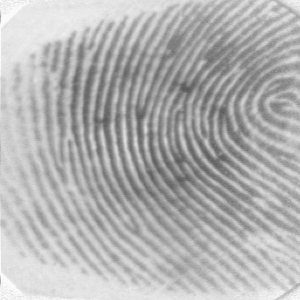
%> input picture MatchTry/101.tif, 300 x 300 px
$ octave feature1.m   (GNU Octave 9; MATLAB toolbox functions it lacks are replaced by stand-ins)
%> lines starting %> are read from the running program, lines starting %| are printed output that depends on the picture; in (x1, y1, x2, y2) boxes, pixels count from 0 and x2, y2 are one past the last pixel; in counts of white or black regions, pixels touching at a corner belong together; the program's own positions count from 1
%> further down, OriFP is the input picture: size 300x300 uint8; min 86, max 250, mean 178.1
### MatchTry/centralizing.m
function [Outputprint,XofCenter,YofCenter] = centralizing(fingerprint,ctrl)
%> called with ctrl = 0


x=[-16:1:16];
y=[-16:1:16];
dimx=size(x,2);
dimy=size(y,2);
% varianza gaussiana, ordine filtro complesso
varianza=sqrt(55);
ordine=1;
gamma=2;
filtro_core=zeros(dimx,dimy);
filtro_delta=zeros(dimx,dimy);
for ii=1:dimx
    for jj=1:dimy
        esponente=exp(-(x(ii)^2+y(jj)^2)/(2*varianza^2));
        % filtro core
        fattore=x(ii)+i*y(jj);
        filtro_core(ii,jj)=esponente*fattore^ordine;
        % filtro delta
        fattore=x(ii)-i*y(jj);
        filtro_delta(ii,jj)=esponente*fattore^ordine;
    end
end
%--------------------------------------------------------------------------

x=[-16:1:16];
y=[-16:1:16];
dimx=size(x,2);
dimy=size(y,2);
varianza=sqrt(1.2);
filtro=zeros(dimx,dimy);
for ii=1:dimx
    for jj=1:dimy
        esponente=exp(-(x(ii)^2+y(jj)^2)/(2*varianza^2));
        filtro(ii,jj)=esponente;
    end
end
% normalization
filtro=filtro/sum(sum(filtro));
%------------------------------------
%------------------------------------
img=fingerprint;
img=double(img);
%--------------------------------------------------------------------------
% complex field at 0 level
[gx,gy]=gradient(img);
num=(gx+i*gy).^2;
den=abs((gx+i*gy).^2);
pos=find(den);
%> pos = 89358 values from 1 to 90000
num(pos)=num(pos)./den(pos);
z=zeros(size(img,1),size(img,2));
z(pos)=num(pos);
pos=find(den==0);
%> pos = 642 values from 432 to 88631
z(pos)=1;
%**********************************
%--------------------------------------------------------------------------

if 1==0
    %-------------------------------------
    % complex field at  level 1
    z1=conv2fft(z,filtro,'same');
    z1=dyaddown(z1,1,'m');
    num=z1;
    den=abs(z1);
    pos=find(den);
    num(pos)=num(pos)./den(pos);
    z1=zeros(size(z1,1),size(z1,2));
    z1(pos)=num(pos);
    pos=find(den==0);
    z1(pos)=1;

    z2=conv2fft(z1,filtro,'same');
    z2=dyaddown(z2,1,'m');
    num=z2;
    den=abs(z2);
    pos=find(den);
    num(pos)=num(pos)./den(pos);
    z2=zeros(size(z2,1),size(z2,2));
    z2(pos)=num(pos);
    pos=find(den==0);
    z2(pos)=1;

    z3=conv2fft(z2,filtro,'same');
    z3=dyaddown(z3,1,'m');
    num=z3;
    den=abs(z3);
    pos=find(den);
    num(pos)=num(pos)./den(pos);
    z3=zeros(size(z3,1),size(z3,2));
    z3(pos)=num(pos);
    pos=find(den==0);
    z3(pos)=1;
    %-------------------------------------

    z_f=conv2fft(z,filtro_core,'same');
    z_f=abs(z_f);
    temp0=z_f;%temp0
    %-------------------
    z_1f=conv2fft(z1,filtro_core,'same');
    z_1f=abs(z_1f);
    temp1=z_1f;%temp1
    %-------------------
    z_2f=conv2fft(z2,filtro_core,'same');
    z_2f=abs(z_2f);
    temp2=z_2f;%temp2
    %---------------------
    z_3f=conv2fft(z3,filtro_core,'same');
    z_3f=abs(z_3f);
    temp3=z_3f;%temp3
    %-------------------------------------------------------------------

    [massimo_vettore,posizione_vettore]=max(temp3);
    [massimo,posizione]=max(massimo_vettore);
    y_max=posizione;
    x_max=posizione_vettore(posizione);
    massimo;

    x0=2*x_max;
    y0=2*y_max;

    dx=10;
    dy=10;

    posizioni=zeros(size(temp2));
    posizioni(max(1,x0-dx):min(size(temp2,1),x0+dx),max(1,y0-dy):min(size(temp2,2),y0+dy))=1;
    temp2=temp2.*posizioni;

    [massimo_vettore,posizione_vettore]=max(temp2);
    [massimo,posizione]=max(massimo_vettore);
    y_max=posizione;
    x_max=posizione_vettore(posizione);
    massimo;

    x0=2*x_max;
    y0=2*y_max;

    dx=10;
    dy=10;

    posizioni=zeros(size(temp1));
    posizioni(max(1,x0-dx):min(size(temp1,1),x0+dx),max(1,y0-dy):min(size(temp1,2),y0+dy))=1;
    temp1=temp1.*posizioni;

    [massimo_vettore,posizione_vettore]=max(temp1);
    [massimo,posizione]=max(massimo_vettore);
    y_max=posizione;
    x_max=posizione_vettore(posizione);
    massimo;

    x0=2*x_max;
    y0=2*y_max;

    dx=5;
    dy=5;

    posizioni=zeros(size(temp0));
    posizioni(max(1,x0-dx):min(size(temp0,1),x0+dx),max(1,y0-dy):min(size(temp0,2),y0+dy))=1;
    temp0=temp0.*posizioni;

    [massimo_vettore,posizione_vettore]=max(temp0);
    [massimo,posizione]=max(massimo_vettore);
    y_max=posizione;
    x_max=posizione_vettore(posizione);
    massimo;

    disp('Coordinate x y');
    disp(x_max);
    disp(y_max);

    XofCenter=y_max;
    YofCenter=x_max;
    Outputprint=zeros(50);
end
%--------------------------------------------------------------------------

angle=0;        % angolo rotazione immagine iniziale
bxv=8;          % dimensione blocco varianza
byv=8;
bxc=64;         % dimensione blocco core point
byc=64;
soglia_var=20;  % soglia varianza
dimseclose=10;  % dimensione se operazione closing
dimseerode=44;  % dimensione se operazione erosione
maxcore=200;   % max number of core points calculated during scanning
[dimx,dimy]=size(fingerprint);
%--------------------------------------------------------------------------
temp=z;
[temp,dimxt,dimyt]=mirror(temp);
%> dimxt = 300; dimyt = 300
z_f=conv2fft(temp,filtro_core,'same');
z_f=recrop(z_f,dimxt,dimyt);
z_f=abs(z_f);
%--------------------------------------------

imgd=double(fingerprint);
dimxr=dimx-mod(dimx,bxv);
dimyr=dimy-mod(dimy,byv);
imgr=imgd(1:dimxr,1:dimyr);
%---------------------------
nbx=dimxr/bxv;
nby=dimyr/byv;
mat_var=zeros(dimxr,dimyr);
for ii=1:nbx
    for jj=1:nby
        blocco=imgr((ii-1)*bxv+1:ii*bxv,(jj-1)*byv+1:jj*byv);
        media=sum(sum(blocco))/(bxv*byv);
        varianza=1/(bxv*byv)*sum(sum(abs(media.^2-blocco.^2)));
        mat_var((ii-1)*bxv+1:ii*bxv,(jj-1)*byv+1:jj*byv)=sqrt(varianza);
    end
end
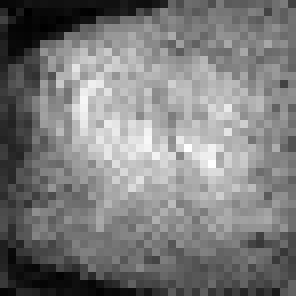
%> mat_var: size 296x296 double; min 5.43, max 79.97, mean 41.8; drawn with min black and max white
mat_ok=zeros(dimxr,dimyr);
pos=find(mat_var>soglia_var);
%> pos = 76992 values from 17 to 87616
mat_ok(pos)=1;
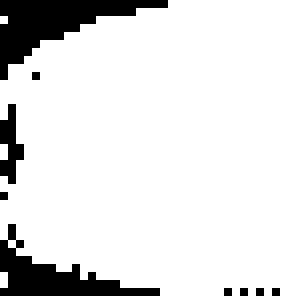
%> mat_ok: size 296x296 double; values 0 (black) and 1 (white), 87.9% white; 9 black regions, largest, box (x1, y1, x2, y2) and area: (0, 0, 168, 80) 5184, (0, 224, 160, 296) 3968, (0, 104, 24, 184) 1088
mat_ok(dimx,dimy)=0;


mat_ok=imclose(mat_ok,ones(dimseclose));


mat_ok=imerode(mat_ok,ones(dimseerode));

%--------------------------------------------------------------------------

dimxr=dimx-mod(dimx,bxc);
dimyr=dimy-mod(dimy,byc);
imgr=imgd(1:dimxr,1:dimyr);
%> imgr: size 256x256 double
matrice_finale=z_f.*mat_ok;

%--------------------------------------------------------------------------
if 1==0
    nbx=dimxr/bxc;
    nby=dimyr/byc;
    mat_core=zeros(maxcore,2);
    cont=1;
    for ii=1:nbx
        for jj=1:nby
            blocco = matrice((ii-1)*bxc+1:ii*bxc,(jj-1)*byc+1:jj*byc);
            [massimo_vettore,posizione_vettore]=max(blocco);
            [massimo,posizione]=max(massimo_vettore);
            y_max=posizione;
            x_max=posizione_vettore(posizione);
            x0=(ii-1)*bxc+1+(x_max-1);
            y0=(jj-1)*byc+1+(y_max-1);
            if massimo>0
                mat_core(cont,1)=x0;
                mat_core(cont,2)=y0;
                cont=cont+1;
            end
        end
    end
    out=mat_core;
end
%--------------------------------------------------------------------------

[massimo_vettore,posizione_vettore]=max(matrice_finale);
%> massimo_vettore = 300 values, max 1694.6 at index 269, min 0 at index 275, mean 533.1; posizione_vettore = 300 values, max 237 at index 78, min 1 at index 275, mean 124.9
[massimo,posizione]=max(massimo_vettore);
%> massimo = 1694.6; posizione = 269
y_max=posizione;
%> y_max = 269
x_max=posizione_vettore(posizione);
%> x_max = 104

XofCenter=y_max;
%> XofCenter = 269
YofCenter=x_max;
%> YofCenter = 104
%> `[out1,XofCenter,YofCenter] = centralizing(FFP,0);`: XofCenter = 269; YofCenter = 104
%> `plot(XofCenter,YofCenter,'or');`:
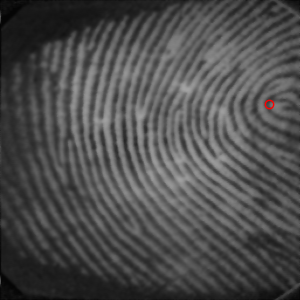
%> figure redrawn from the program's plot data
Outputprint=zeros(50);

### MatchTry/mirror.m
function [out,dimxt,dimyt]=mirror(in)
% mirroring
[dimxt,dimyt]=size(in);

in_memo=in;

extx=20;
exty=20;

out=zeros(dimxt+2*extx,dimyt+2*exty);
out(extx+1:extx+dimxt,exty+1:exty+dimyt)=in_memo;

for ii=1:extx
    out(extx-ii+1,:)=out(extx+ii,:);
    out(extx+dimxt+ii,:)=out(extx+dimxt-ii+1,:);
end

for ii=1:exty
    out(:,exty-ii+1)=out(:,exty+ii);
    out(:,exty+dimyt+ii)=out(:,exty+dimyt-ii+1);
end

### MatchTry/conv2fft.m
function [out] = conv2fft(z1,z2,shape,shape2)
if ((nargin==3)&&(isa(shape,'char')))
    if strcmp(shape,'same')
        z1x=size(z1,1);
        z1y=size(z1,2);
        z2x=size(z2,1);
        z2y=size(z2,2);

        if any(any(imag(z1)))||any(any(imag(z2)))
            out=(ifft2(fft2(z1,z1x+z2x-1,z1y+z2y-1).*fft2(z2,z1x+z2x-1,z1y+z2y-1)));
        else
            out=real(ifft2(fft2(z1,z1x+z2x-1,z1y+z2y-1).*fft2(z2,z1x+z2x-1,z1y+z2y-1)));
        end


        px=((z2x-1)+mod((z2x-1),2))/2;
        py=((z2y-1)+mod((z2y-1),2))/2;

        out=out(px+1:px+z1x,py+1:py+z1y);
        return;
    end

    if strcmp(shape,'full')
        z1x=size(z1,1);
        z1y=size(z1,2);
        z2x=size(z2,1);
        z2y=size(z2,2);

        if any(any(imag(z1)))||any(any(imag(z2)))
            out=(ifft2(fft2(z1,z1x+z2x-1,z1y+z2y-1).*fft2(z2,z1x+z2x-1,z1y+z2y-1)));
        else
            out=real(ifft2(fft2(z1,z1x+z2x-1,z1y+z2y-1).*fft2(z2,z1x+z2x-1,z1y+z2y-1)));
        end

        return;
    end

    if strcmp(shape,'valid')
        z1x=size(z1,1);
        z1y=size(z1,2);
        z2x=size(z2,1);
        z2y=size(z2,2);
        if ((z1x<z2x)||(z1y<z2y))
            out=[];
            return;
        else
        end
        if any(any(imag(z1)))||any(any(imag(z2)))
            out=(ifft2(fft2(z1,z1x+z2x-1,z1y+z2y-1).*fft2(z2,z1x+z2x-1,z1y+z2y-1)));
        else
            out=real(ifft2(fft2(z1,z1x+z2x-1,z1y+z2y-1).*fft2(z2,z1x+z2x-1,z1y+z2y-1)));
        end

        px=z2x;
        py=z2y;

        out=out(px:px+z1x-z2x,py:py+z1y-z2y);
        return;
    end
end

if (nargin==2)
    z1x=size(z1,1);
    z1y=size(z1,2);
    z2x=size(z2,1);
    z2y=size(z2,2);

    if any(any(imag(z1)))||any(any(imag(z2)))
        out=(ifft2(fft2(z1,z1x+z2x-1,z1y+z2y-1).*fft2(z2,z1x+z2x-1,z1y+z2y-1)));
    else
        out=real(ifft2(fft2(z1,z1x+z2x-1,z1y+z2y-1).*fft2(z2,z1x+z2x-1,z1y+z2y-1)));
    end

    return;
end

if (isa(shape,'double'))
    if (nargin==3)
        a=shape;
        c=z1;
        r=z2;

        [ax,ay]=size(a);
        [rx,ry]=size(r);
        [cx,cy]=size(c);

        if size(convfft(a(1,:),r),1)==1
            for ii=1:ax
                y2(ii,:)=convfft(a(ii,:),r);
            end
        else
            for ii=1:ax
                y2(ii,:)=convfft(a(ii,:),r)';
            end
        end

        [y2x,y2y]=size(y2);
        if size(convfft(y2(:,1),c),1)==1
            for ii=1:y2y
                y3(:,ii)=convfft(y2(:,ii),c)';
            end
        else
            for ii=1:y2y
                y3(:,ii)=convfft(y2(:,ii),c);
            end
        end


        out=y3;
        return;
    end
    %-------------------------
    if (nargin==4)
        a=shape;
        c=z1;
        r=z2;

        [ax,ay]=size(a);
        [rx,ry]=size(r);
        [cx,cy]=size(c);

        if cx==1
            dimx=cy;
        else
            dimx=cx;
        end
        if rx==1
            dimy=ry;
        else
            dimy=rx;
        end


        if size(convfft(a(1,:),r),1)==1
            for ii=1:ax
                y2(ii,:)=convfft(a(ii,:),r);
            end
        else
            for ii=1:ax
                y2(ii,:)=convfft(a(ii,:),r)';
            end
        end

        [y2x,y2y]=size(y2);

        if size(convfft(y2(:,1),c),1)==1
            for ii=1:y2y
                y3(:,ii)=convfft(y2(:,ii),c)';
            end
        else
            for ii=1:y2y
                y3(:,ii)=convfft(y2(:,ii),c);
            end
        end

        out=y3;

        [outx,outy]=size(out);
        %---------------------------------------------
        if strcmp(shape2,'full')
            return;
        end
        %---------------------------------------------
        if strcmp(shape2,'valid')
            lx=ax-dimx+1;
            ly=ay-dimy+1;
            if (dimx>outx)||(dimy>outy)||(dimx+lx-1>outx)||(dimy+ly-1>outy)
                out=[];
                return;
            else
                out=out(dimx:dimx+lx-1,dimy:dimy+ly-1);
                return;
            end
        end
        %---------------------------------------------
        if strcmp(shape2,'same')
            lx=ax;
            ly=ay;
            px=((dimx-1)+mod((dimx-1),2))/2;
            py=((dimy-1)+mod((dimy-1),2))/2;

            out=out(px+1:px+ax,py+1:py+ay);
            return;
        end
        %---------------------------------------------

    end
    %-------------------------
end

### MatchTry/bifurfeature.m
function [txy,w] = bifurfeature( I )
[m,n]=size(I);
I=double(I);
norm1;
fenge;
twovalue;
qumaoci;
xihua;
txy=point(w);
end

### MatchTry/process/norm1.m
% 归一化

M=0;var=0;
for x=1:m
    for y=1:n
        M=M+I(x,y);
    end
end
%> after the loop, M = 6915889
M1=M/(m*n);
%> M1 = 76.84
for x=1:m
    for y=1:n
        var=var+(I(x,y)-M1).^2;
    end
end
%> after the loop, var = 93549774.6
var1=var/(m*n);
%> var1 = 1039.4
for x=1:m
    for y=1:n
        if I(x,y)>=M1
            I(x,y)=150+sqrt(2000*(I(x,y)-M1)/var1);
        else
            I(x,y)=150-sqrt(2000*(M1-I(x,y))/var1);
        end
    end
end
figure, imshow(uint8(I)) ;

### MatchTry/process/fenge.m
% 分割
M =3;      %3*3
H = m/M;  L= n/M;

aveg1=zeros(H,L);
var1=zeros(H,L);
% 计算每一块的平均值
for x=1:H;
   for y=1:L;
       aveg=0;var=0;
        for i=1:M;
            for j=1:M;
                aveg=I(i+(x-1)*M,j+(y-1)*M)+aveg;

            end
        end
         aveg1(x,y)=aveg/(M*M);
% 计算每一块的方差值
        for i=1:M;
            for j=1:M;
                var=(I(i+(x-1)*M,j+(y-1)*M)-aveg1(x,y)).^2+var;
            end
        end
       var1(x,y)=var/(M*M);
   end
end
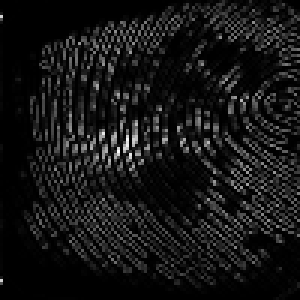
%> var1: size 100x100 double (shown 3 times larger); min 0, max 42.34, mean 3.5; drawn with min black and max white
Gmean=0;Vmean=0;
for x=1:H
    for y=1:L
        Gmean=Gmean+aveg1(x,y);
        Vmean=Vmean+var1(x,y);
    end
end
%> after the loop, Gmean = 1499269.3; Vmean = 35414.7
Gmean1=Gmean/(H*L);%所有块的平均值
%> Gmean1 = 149.9
Vmean1=Vmean/(H*L);%所有块的方差
%> Vmean1 = 3.54

gtemp=0;gtotle=0;vtotle=0;vtemp=0;
for x=1:H
    for y=1:L
       if Gmean1>aveg1(x,y)
           gtemp=gtemp+1;
           gtotle=gtotle+aveg1(x,y);
       end
       if Vmean1<var1(x,y)
           vtemp=vtemp+1;
           vtotle=vtotle+var1(x,y);
       end
    end
end
%> after the loop, gtemp = 4982; gtotle = 715677.6; vtemp = 2852; vtotle = 30267.2
G1=gtotle/gtemp;V1=vtotle/vtemp;
%> after `G1=gtotle/gtemp`: G1 = 143.7
%> after `V1=vtotle/vtemp`: V1 = 10.61

gtemp1=0;gtotle1=0;vtotle1=0;vtemp1=0;
for x=1:H
    for y=1:L
       if G1<aveg1(x,y)
           gtemp1=gtemp1-1;
           gtotle1=gtotle1+aveg1(x,y);
       end
       if 0<var1(x,y)<V1
           vtemp1=vtemp1+1;
           vtotle1=vtotle1+var1(x,y);
       end
    end
end
%> after the loop, gtemp1 = -7330; gtotle1 = 1121691.2; vtemp1 = 10000; vtotle1 = 35414.7
G2=gtotle1/gtemp1;V2=vtotle1/vtemp1;
%> after `G2=gtotle1/gtemp1`: G2 = -153
%> after `V2=vtotle1/vtemp1`: V2 = 3.54

e=zeros(H,L);
for x=1:H
   for y=1:L
       if aveg1(x,y)>G2 && var1(x,y)<V2
           e(x,y)=1;
       end
       if aveg1(x,y)< G1-100 && var1(x,y)< V2
           e(x,y)=1;
       end
   end
end

for x=2:H-1
    for y=2:L-1
        if e(x,y)==1
            if e(x-1,y) + e(x-1,y+1) +e(x,y+1) + e(x+1,y+1) + e(x+1,y) + e(x+1,y-1) + e(x,y-1) + e(x-1,y-1) <=4
                e(x,y)=0;
            end
        end
    end
end
Icc = ones(m,n);
for x=1:H
   for y=1:L
       if  e(x,y)==1
          for i=1:M
            for j=1:M
                I(i+(x-1)*M,j+(y-1)*M)=G1;
                Icc(i+(x-1)*M,j+(y-1)*M)=0;
            end
          end
       end
   end
end
figure, imshow(uint8(I));title('分割');

### MatchTry/process/twovalue.m
%二值化

temp=(1/9)*[1 1 1;1 1 1;1 1 1];%模板系数     均值滤波
 Im=double(I);
 [m,n]=size(I);
 In=zeros(m,n);
 Icc = ones(m,n);
for a=2:m-1;
    for b=2:n-1;
        In(a,b)=Im(a-1,b-1)*temp(1,1)+Im(a-1,b)*temp(1,2)+Im(a-1,b+1)*temp(1,3)+Im(a,b-1)*temp(2,1)+Im(a,b)*temp(2,2)+Im(a,b+1)*temp(2,3)+Im(a+1,b-1)*temp(3,1)+Im(a+1,b)*temp(3,2)+Im(a+1,b+1)*temp(3,3);
    end
end

I=In;
Im=zeros(m,n);
for x=5:m-5;
   for y=5:n-5;

    sum1=I(x,y-4)+I(x,y-2)+I(x,y+2)+I(x,y+4);
    sum2=I(x-2,y+4)+I(x-1,y+2)+I(x+1,y-2)+I(x+2,y-4);
    sum3=I(x-2,y+2)+I(x-4,y+4)+I(x+2,y-2)+I(x+4,y-4);
    sum4=I(x-2,y+1)+I(x-4,y+2)+I(x+2,y-1)+I(x+4,y-2);
    sum5=I(x-2,y)+I(x-4,y)+I(x+2,y)+I(x+4,y);
    sum6=I(x-4,y-2)+I(x-2,y-1)+I(x+2,y+1)+I(x+4,y+2);
    sum7=I(x-4,y-4)+I(x-2,y-2)+I(x+2,y+2)+I(x+4,y+4);
    sum8=I(x-2,y-4)+I(x-1,y-2)+I(x+1,y+2)+I(x+2,y+4);
    sumi=[sum1,sum2,sum3,sum4,sum5,sum6,sum7,sum8];
    summax=max(sumi);
    summin=min(sumi);
     summ=sum(sumi);
     b=summ/8;
     if (summax+summin+ 4*I(x,y))> (3*summ/8)
            sumf = summin;
         else
            sumf = summax;
         end

         if   sumf > b
           Im(x,y)=128;
        else
            Im(x,y)=255;
         end
   end
end
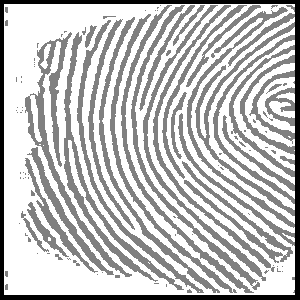
%> Im: size 300x300 double; min 0, max 255, mean 193.5
%> after the loop, sumf = 574.6

for i=1:m
     for j =1:n
         Icc(i,j)=Icc(i,j)*Im(i,j);
     end
end
 for i=1:m
     for j =1:n
         if (Icc(i,j)==128)
             Icc(i,j)=0;
         else
             Icc(i,j)=1;
         end;
     end
 end

%figure,imshow(double(Icc));title('二值化');

### MatchTry/process/qumaoci.m
u=Icc;
[m,n]=size(u); %혼뇜왕떪뵨챘늬
for x=2:m-1
for y=2:n-1
if u(x,y)==0
if u(x,y-1)+u(x-1,y)+u(x,y+1)+u(x+1,y)>=3
u(x,y)=1;
end
else u(x,y)=u(x,y);
end
end
end
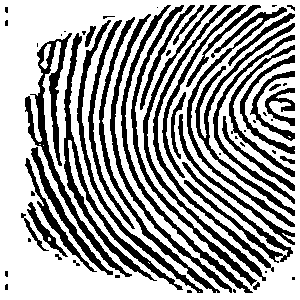
%> u: size 300x300 double; values 0 (black) and 1 (white), 63.8% white; 65 black regions (27 under 20 px), largest, box (x1, y1, x2, y2) and area: (25, 33, 132, 277) 2676, (64, 33, 183, 290) 2533, (121, 5, 253, 293) 1718
figure,imshow(u)
%title('혼뇜챘늬')
for a=2:m-1
for b=2:n-1
if u(a,b)==1
if abs(u(a,b+1)-u(a-1,b+1))+abs(u(a-1,b+1)-u(a-1,b))+abs(u(a-1,b)-u(a-1,b-1))+abs(u(a-1,b-1)-u(a,b-1))+abs(u(a,b-1)-u(a+1,b-1))+abs(u(a+1,b-1)-u(a+1,b))+abs(u(a+1,b)-u(a+1,b+1))+abs(u(a+1,b+1)-u(a,b+1))~=1%璣冷똥듐
if (u(a,b+1)+u(a-1,b+1)+u(a-1,b))*(u(a,b-1)+u(a+1,b-1)+u(a+1,b))+(u(a-1,b)+u(a-1,b-1)+u(a,b-1))*(u(a+1,b)+u(a+1,b+1)+u(a,b+1))==0 %혼뇜왕떪뵨챘늬
u(a,b)=0;
end
end
end
end
end
figure,imshow(u)
%title('혼뇜왕떪')

### MatchTry/process/xihua.m

v=~u;
se=strel('square',3);
fo=imopen(v,se);
v=imclose(fo,se); %对图像进行开操作和闭操作
w=bwmorph(v,'thin',Inf);%对图像进行细化

%figure,imshow(w)
%title('细化图')

### MatchTry/process/point.m
function txy=point(thin)
count = 1;
txy(count, :) = [0,0,0];
siz=min(size(thin,1),size(thin,2));
for x=40:siz - 40
    for y=40:siz - 40
        if (thin(y, x) )
            CN = 0;
            for i = 1:8
                CN = CN + abs (P(thin, y, x, i) - P(thin, y, x, i + 1));
            end
            if (CN == 2)
                txy(count, :) = [x, y,1];
                count = count + 1;
            end
            if (CN == 6)
                txy(count, :) = [x, y,2];
                count = count + 1;
            end
        end
    end
end
%> after the loop, CN = 4; count = 60; txy = 59 rows, first 12: [40 65 1; 40 246 1; 41 206 1; 43 49 1; 44 145 2; 44 201 1; 44 206 2; 47 72 2; 47 235 2; 51 43 1; 52 244 2; 54 78 2]
for i=1:count - 1
    x(i) =txy(i, 1);
    y(i)= txy(i, 2);
end
%> this loop made 59 passes
%> after the loop, x = 59 values from 40 to 259; y = 59 values, max 260 at index 22, min 41 at index 16, mean 127.7
end
%imshow(double(thin));
%hold on;
%plot(x,y,'.');

### MatchTry/recrop.m
function [out]=recrop(in,dimxt,dimyt)
% recroppping

extx=20;
exty=20;

out=in(extx+1:extx+dimxt,exty+1:exty+dimyt);

### MatchTry/feature1.m
clc
clear
addpath('./imagebase');
addpath('./process');
%--------------加载指纹-------------------------------
OriFP=imread('101.tif');
%---------------灰度图像取反--------------------------
RevFP=255-OriFP;
%---------------进行二维适应性去噪过滤处理------------
FFP=wiener2(RevFP,[3 3]);
figure('name','FrontFilt');
imshow(uint8(FFP));
%---------------取图像的中心点------------------------
[out1,XofCenter,YofCenter] = centralizing(FFP,0);
figure('name','FrontFilt');
imshow(uint8(FFP));
hold on;
plot(XofCenter,YofCenter,'or');
hold off;
%------------------分叉点和短纹端点---------------
[txy,thinFP]=bifurfeature(FFP);
figure('name','指纹细节特征');
imshow(thinFP);
count=length(txy);
hold on;
for i=1:count
    if txy(i,3)==1
        plot(txy(i,1),txy(i,2),'or');
    else
        plot(txy(i,1),txy(i,2),'og');
    end
end
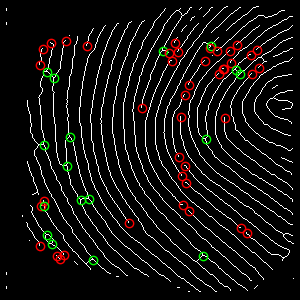
%> figure redrawn from the program's plot data
hold off;
%-----------------特征点到相对中心点的距离---------------
distant=zeros(count,3);
for i=1:count
    distant(i)=sqrt((txy(i,2)-YofCenter)^2+(txy(i,1)-XofCenter)^2);
end
%> after the loop, distant = 59 rows, first 12: [232.3 0 0; 269.5 0 0; 249.8 0 0; 232.6 0 0; 228.7 0 0; 245 0 0; 247 0 0; 224.3 0 0; 257.8 0 0; 226.4 0 0; 258.2 0 0; 216.6 0 0]
%------------------特征模板建立----------------------------------------------
PointOfModel=zeros(count,3);
for i=1:count
    PointOfModel(i,1)=txy(i,3);%特征端点分类为1 分叉点
    PointOfModel(i,2)=distant(i);%特征端点相对中心点的距离向量
    PointOfModel(i,3)=sum(sum(thinFP(txy(i,1)-4:txy(i,1)+4, txy(i,2)-4:txy(i,2)+4)));
end
%> after the loop, PointOfModel = 59 rows, first 12: [1 232.3 4; 1 269.5 7; 1 249.8 8; 1 232.6 3; 2 228.7 9; 1 245 8; 2 247 11; 2 224.3 7; 2 257.8 3; 1 226.4 7; 2 258.2 8; 2 216.6 9]
%------------------------------------
close all
